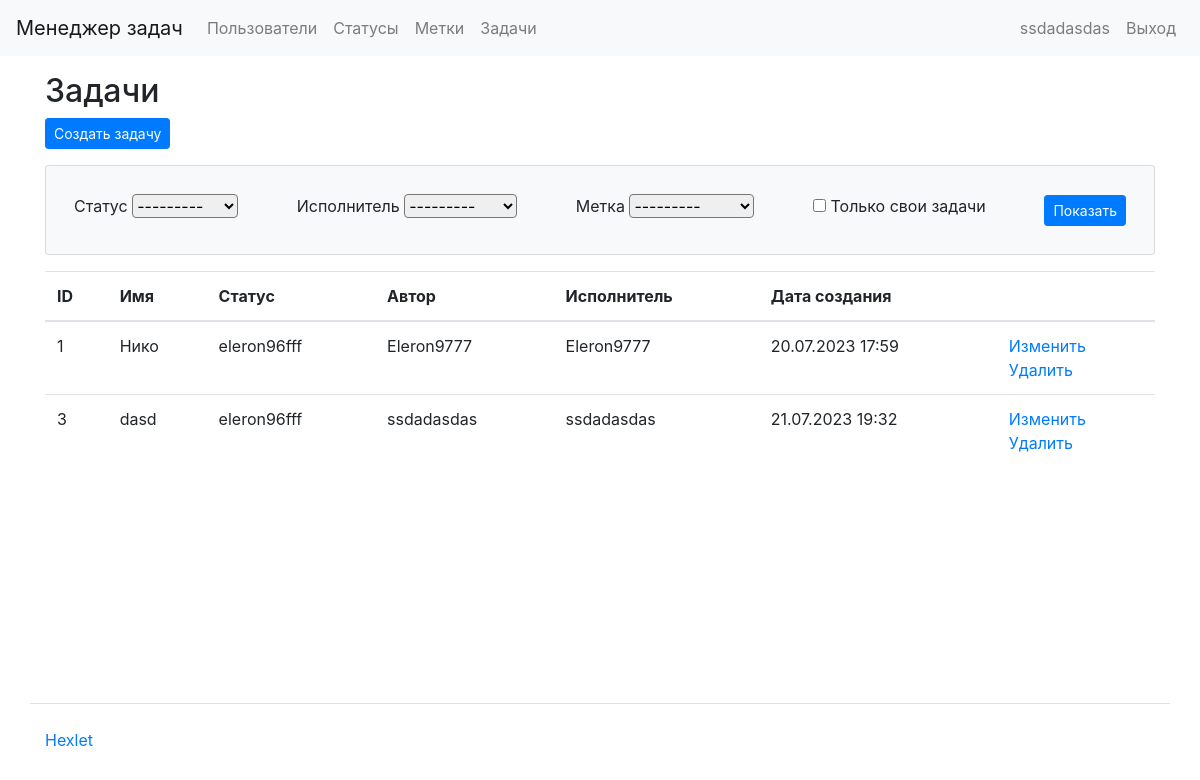
The page /tasks/ (signed in) on the database as committed earlier.
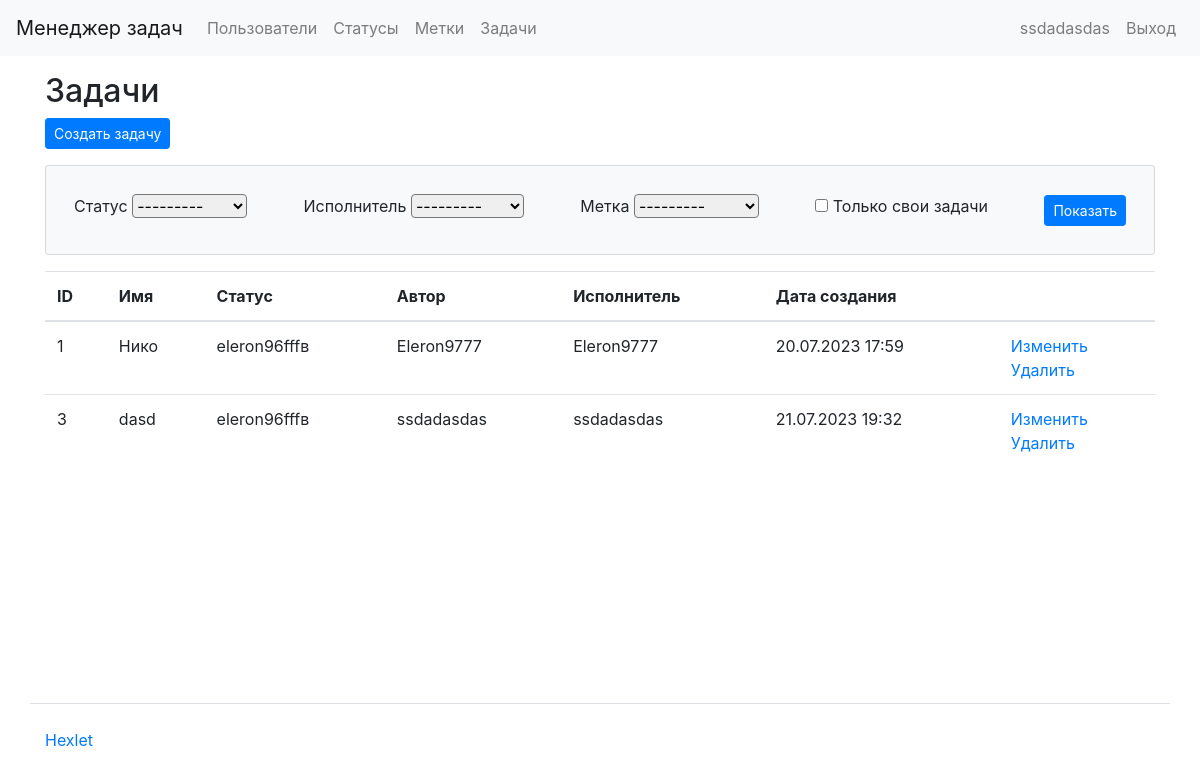
The same page on the database as committed later.
### task_manager/tasks/models.py (models this page shows, shortened)
class Task(models.Model):
    name = models.CharField(max_length=100, verbose_name=_('Name'))
    description = models.TextField(verbose_name=_('Description'))
    status = models.ForeignKey(Status, on_delete=models.CASCADE, verbose_name=_('Status'))  # Link to the Status model
    author = models.ForeignKey(User, on_delete=models.CASCADE, related_name='author_tasks', verbose_name=_('Author'))  # Link to the User model
    executor = models.ForeignKey(User, on_delete=models.CASCADE, related_name='executor_tasks', verbose_name=_('Executor'))  # Link to the User model
    label = models.ForeignKey(labels, on_delete=models.CASCADE, null=True, verbose_name=_('Label'))  # Link to the Label model
    created_date = models.DateTimeField(auto_now_add=True)
    class Meta:
        app_label = 'tasks'

### task_manager/status/models.py (models this page shows, shortened)
class Status(models.Model):
    name = models.CharField(verbose_name=gettext_lazy('Name'), max_length=100)
    created_date = models.DateTimeField(auto_now_add=True)
    class Meta:
        app_label = 'status'

### task_manager/users/models.py (models this page shows)
class User(AbstractUser):
    def get_absolute_url(self):
        return reverse('users:user_list')

### task_manager/tasks/views.py (the view, shortened to what this page needs)
# urls.py: path('tasks/', tasks_list, name='tasks'),
@login_required
def tasks_list(request):
    form = TaskFilterForm(request.GET or None)
    tasks = TaskModel.objects.all()
    statuses = Status.objects.all()
    context = {'form': form, 'tasks': tasks,
               'task_statuses': statuses}
    return render(request, 'tasks/tasks.html', context)

### task_manager/tasks/forms.py
class TaskFilterForm(forms.Form):
    status = forms.ModelChoiceField(queryset=Status.objects.all(), required=False)
    executor = forms.ModelChoiceField(queryset=get_user_model().objects.all(), required=False)
    label = forms.ModelChoiceField(queryset=labels.objects.all(), required=False)
    my_tasks = forms.BooleanField(required=False)

### task_manager/templates/tasks/tasks.html (shortened to what this page needs)
{% extends "base.html" %}
{% load i18n %}
{% block content %}
  <h2>{% trans "Tasks" %}</h2>
  <div class="mb-3">
    <a href="{% url 'create_tasks' %}" class="btn btn-primary btn-sm">{% trans "Create Task" %}</a>
  </div>
  <div class="card mb-3 card-body bg-light">
    <form method="GET" class="d-flex flex-row align-items-center justify-content-between flex-wrap">
      <div class="p-2">
        <label class="form-label" for="id_status">{% trans "Status" %}</label>
        <select name="status" class="form-select rounded" id="id_status">
          <option value="" selected>---------</option>
        </select>
      </div>
      <div class="p-2">
        <label class="form-label" for="id_executor">{% trans "Executor" %}</label>
        <select name="executor" class="form-select rounded" id="id_executor">
          <option value="" selected>---------</option>
        </select>
      </div>
      <div class="p-2">
        <label class="form-label" for="id_label">{% trans "Label" %}</label>
        <select name="label" class="form-select rounded" id="id_label">
          <option value="" selected>---------</option>
        </select>
      </div>
      <div class="p-2 form-check">
        <input type="checkbox" id="my_tasks" name="my_tasks">
        <label for="my_tasks">{% trans "Only my tasks" %}</label>
      </div>
      <div class="p-2">
        <input class="btn btn-primary btn-sm" type="submit" value="{% trans 'Show' %}">
      </div>
    </form>
  </div>
  <table class="table">
    <thead>
      <tr>
        <th scope="col">{% trans "id" %}</th>
        <th scope="col">{% trans "Name" %}</th>
        <th scope="col">{% trans "Status" %}</th>
        <th scope="col">{% trans "Author" %}</th>
        <th scope="col">{% trans "Executor" %}</th>
        <th scope="col">{% trans "Creation date" %}</th>
        <th scope="col"></th>
      </tr>
    </thead>
    <tbody>
      {% for task in tasks %}
      <tr>
        <td>{{ task.id }}</td>
        <td>{{ task.name }}</td>
        <td>{{ task.status.name }}</td>
        <td>{{ task.author.username }}</td>
        <td>{{ task.executor.username }}</td>
        <td>{{ task.created_date|date:"d.m.Y H:i" }}</td>
        <td>
          <a href="{% url 'edit_tasks' task.id %}">{% trans "Edit" %}</a>
          <br>
          <a href="{% url 'delete_tasks' task.id %}">{% trans "Delete" %}</a>
        </td>
      </tr>
      {% endfor %}
    </tbody>
  </table>
{% endblock %}

Rows that differ between the two databases and show on the page:
changed through a linked row, Task "Нико": status.name "eleron96fff" → "eleron96fffв"
changed through a linked row, Task "dasd": status.name "eleron96fff" → "eleron96fffв"
